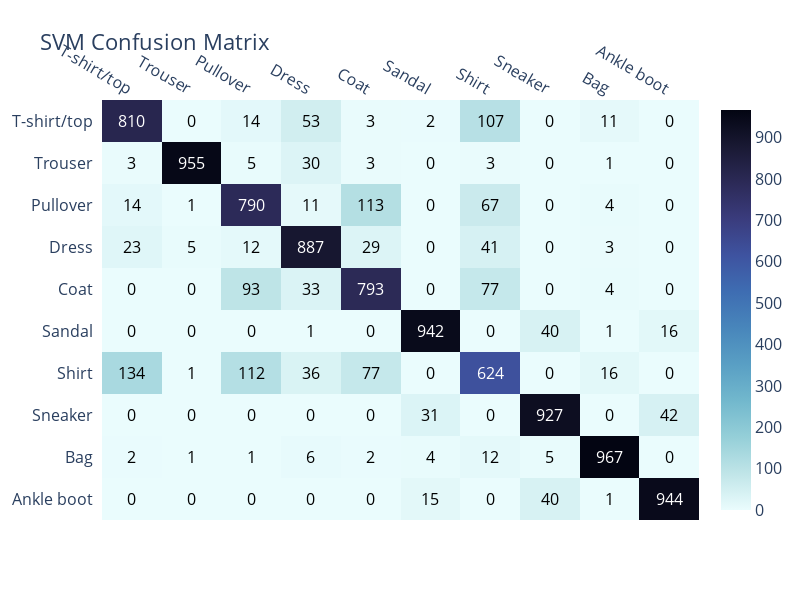

The notebook cell saved with this chart:
### Code cell
print("--- SVM Model Evaluation ---")
y_pred_svm = svm_model.predict(X_test_flat)

print("\nClassification Report (SVM):")
print(classification_report(y_test, y_pred_svm, target_names=CLASS_NAMES))

# Plot confusion matrix for SVM
cm_svm = confusion_matrix(y_test, y_pred_svm)
plot_confusion_matrix(cm_svm, class_names=CLASS_NAMES, title="SVM Confusion Matrix")

### Figure 1 — Plotly figure (JSON) as saved in the notebook; plotly's stock layout.template omitted (floating-point values rounded to 4 significant figures)
{"data": [{"colorscale": [[0, "rgb(3, 5, 18)"], [0.09091, "rgb(25, 25, 51)"], [0.1818, "rgb(44, 42, 87)"], [0.2727, "rgb(58, 60, 125)"], [0.3636, "rgb(62, 83, 160)"], [0.4545, "rgb(62, 109, 178)"], [0.5455, "rgb(72, 134, 187)"], [0.6364, "rgb(89, 159, 196)"], [0.7273, "rgb(114, 184, 205)"], [0.8182, "rgb(149, 207, 216)"], [0.9091, "rgb(192, 229, 232)"], [1, "rgb(234, 252, 253)"]], "reversescale": true, "showscale": true, "type": "heatmap", "x": ["T-shirt/top", "Trouser", "Pullover", "Dress", "Coat", "Sandal", "Shirt", "Sneaker", "Bag", "Ankle boot"], "y": ["Ankle boot", "Bag", "Sneaker", "Shirt", "Sandal", "Coat", "Dress", "Pullover", "Trouser", "T-shirt/top"], "z": [[0, 0, 0, 0, 0, 15, 0, 40, 1, 944], [2, 1, 1, 6, 2, 4, 12, 5, 967, 0], [0, 0, 0, 0, 0, 31, 0, 927, 0, 42], [134, 1, 112, 36, 77, 0, 624, 0, 16, 0], [0, 0, 0, 1, 0, 942, 0, 40, 1, 16], [0, 0, 93, 33, 793, 0, 77, 0, 4, 0], [23, 5, 12, 887, 29, 0, 41, 0, 3, 0], [14, 1, 790, 11, 113, 0, 67, 0, 4, 0], [3, 955, 5, 30, 3, 0, 3, 0, 1, 0], [810, 0, 14, 53, 3, 2, 107, 0, 11, 0]]}], "layout": {"annotations": [{"font": {"color": "#000000"}, "showarrow": false, "text": "0", "x": "T-shirt/top", "xref": "x", "y": "Ankle boot", "yref": "y"}, {"font": {"color": "#000000"}, "showarrow": false, "text": "0", "x": "Trouser", "xref": "x", "y": "Ankle boot", "yref": "y"}, {"font": {"color": "#000000"}, "showarrow": false, "text": "0", "x": "Pullover", "xref": "x", "y": "Ankle boot", "yref": "y"}, {"font": {"color": "#000000"}, "showarrow": false, "text": "0", "x": "Dress", "xref": "x", "y": "Ankle boot", "yref": "y"}, {"font": {"color": "#000000"}, "showarrow": false, "text": "0", "x": "Coat", "xref": "x", "y": "Ankle boot", "yref": "y"}, {"font": {"color": "#000000"}, "showarrow": false, "text": "15", "x": "Sandal", "xref": "x", "y": "Ankle boot", "yref": "y"}, {"font": {"color": "#000000"}, "showarrow": false, "text": "0", "x": "Shirt", "xref": "x", "y": "Ankle boot", "yref": "y"}, {"font": {"color": "#000000"}, "showarrow": false, "text": "40", "x": "Sneaker", "xref": "x", "y": "Ankle boot", "yref": "y"}, {"font": {"color": "#000000"}, "showarrow": false, "text": "1", "x": "Bag", "xref": "x", "y": "Ankle boot", "yref": "y"}, {"font": {"color": "#FFFFFF"}, "showarrow": false, "text": "944", "x": "Ankle boot", "xref": "x", "y": "Ankle boot", "yref": "y"}, {"font": {"color": "#000000"}, "showarrow": false, "text": "2", "x": "T-shirt/top", "xref": "x", "y": "Bag", "yref": "y"}, {"font": {"color": "#000000"}, "showarrow": false, "text": "1", "x": "Trouser", "xref": "x", "y": "Bag", "yref": "y"}, {"font": {"color": "#000000"}, "showarrow": false, "text": "1", "x": "Pullover", "xref": "x", "y": "Bag", "yref": "y"}, {"font": {"color": "#000000"}, "showarrow": false, "text": "6", "x": "Dress", "xref": "x", "y": "Bag", "yref": "y"}, {"font": {"color": "#000000"}, "showarrow": false, "text": "2", "x": "Coat", "xref": "x", "y": "Bag", "yref": "y"}, {"font": {"color": "#000000"}, "showarrow": false, "text": "4", "x": "Sandal", "xref": "x", "y": "Bag", "yref": "y"}, {"font": {"color": "#000000"}, "showarrow": false, "text": "12", "x": "Shirt", "xref": "x", "y": "Bag", "yref": "y"}, {"font": {"color": "#000000"}, "showarrow": false, "text": "5", "x": "Sneaker", "xref": "x", "y": "Bag", "yref": "y"}, {"font": {"color": "#FFFFFF"}, "showarrow": false, "text": "967", "x": "Bag", "xref": "x", "y": "Bag", "yref": "y"}, {"font": {"color": "#000000"}, "showarrow": false, "text": "0", "x": "Ankle boot", "xref": "x", "y": "Bag", "yref": "y"}, {"font": {"color": "#000000"}, "showarrow": false, "text": "0", "x": "T-shirt/top", "xref": "x", "y": "Sneaker", "yref": "y"}, {"font": {"color": "#000000"}, "showarrow": false, "text": "0", "x": "Trouser", "xref": "x", "y": "Sneaker", "yref": "y"}, {"font": {"color": "#000000"}, "showarrow": false, "text": "0", "x": "Pullover", "xref": "x", "y": "Sneaker", "yref": "y"}, {"font": {"color": "#000000"}, "showarrow": false, "text": "0", "x": "Dress", "xref": "x", "y": "Sneaker", "yref": "y"}, {"font": {"color": "#000000"}, "showarrow": false, "text": "0", "x": "Coat", "xref": "x", "y": "Sneaker", "yref": "y"}, {"font": {"color": "#000000"}, "showarrow": false, "text": "31", "x": "Sandal", "xref": "x", "y": "Sneaker", "yref": "y"}, {"font": {"color": "#000000"}, "showarrow": false, "text": "0", "x": "Shirt", "xref": "x", "y": "Sneaker", "yref": "y"}, {"font": {"color": "#FFFFFF"}, "showarrow": false, "text": "927", "x": "Sneaker", "xref": "x", "y": "Sneaker", "yref": "y"}, {"font": {"color": "#000000"}, "showarrow": false, "text": "0", "x": "Bag", "xref": "x", "y": "Sneaker", "yref": "y"}, {"font": {"color": "#000000"}, "showarrow": false, "text": "42", "x": "Ankle boot", "xref": "x", "y": "Sneaker", "yref": "y"}, {"font": {"color": "#000000"}, "showarrow": false, "text": "134", "x": "T-shirt/top", "xref": "x", "y": "Shirt", "yref": "y"}, {"font": {"color": "#000000"}, "showarrow": false, "text": "1", "x": "Trouser", "xref": "x", "y": "Shirt", "yref": "y"}, {"font": {"color": "#000000"}, "showarrow": false, "text": "112", "x": "Pullover", "xref": "x", "y": "Shirt", "yref": "y"}, {"font": {"color": "#000000"}, "showarrow": false, "text": "36", "x": "Dress", "xref": "x", "y": "Shirt", "yref": "y"}, {"font": {"color": "#000000"}, "showarrow": false, "text": "77", "x": "Coat", "xref": "x", "y": "Shirt", "yref": "y"}, {"font": {"color": "#000000"}, "showarrow": false, "text": "0", "x": "Sandal", "xref": "x", "y": "Shirt", "yref": "y"}, {"font": {"color": "#FFFFFF"}, "showarrow": false, "text": "624", "x": "Shirt", "xref": "x", "y": "Shirt", "yref": "y"}, {"font": {"color": "#000000"}, "showarrow": false, "text": "0", "x": "Sneaker", "xref": "x", "y": "Shirt", "yref": "y"}, {"font": {"color": "#000000"}, "showarrow": false, "text": "16", "x": "Bag", "xref": "x", "y": "Shirt", "yref": "y"}, {"font": {"color": "#000000"}, "showarrow": false, "text": "0", "x": "Ankle boot", "xref": "x", "y": "Shirt", "yref": "y"}, {"font": {"color": "#000000"}, "showarrow": false, "text": "0", "x": "T-shirt/top", "xref": "x", "y": "Sandal", "yref": "y"}, {"font": {"color": "#000000"}, "showarrow": false, "text": "0", "x": "Trouser", "xref": "x", "y": "Sandal", "yref": "y"}, {"font": {"color": "#000000"}, "showarrow": false, "text": "0", "x": "Pullover", "xref": "x", "y": "Sandal", "yref": "y"}, {"font": {"color": "#000000"}, "showarrow": false, "text": "1", "x": "Dress", "xref": "x", "y": "Sandal", "yref": "y"}, {"font": {"color": "#000000"}, "showarrow": false, "text": "0", "x": "Coat", "xref": "x", "y": "Sandal", "yref": "y"}, {"font": {"color": "#FFFFFF"}, "showarrow": false, "text": "942", "x": "Sandal", "xref": "x", "y": "Sandal", "yref": "y"}, {"font": {"color": "#000000"}, "showarrow": false, "text": "0", "x": "Shirt", "xref": "x", "y": "Sandal", "yref": "y"}, {"font": {"color": "#000000"}, "showarrow": false, "text": "40", "x": "Sneaker", "xref": "x", "y": "Sandal", "yref": "y"}, {"font": {"color": "#000000"}, "showarrow": false, "text": "1", "x": "Bag", "xref": "x", "y": "Sandal", "yref": "y"}, {"font": {"color": "#000000"}, "showarrow": false, "text": "16", "x": "Ankle boot", "xref": "x", "y": "Sandal", "yref": "y"}, {"font": {"color": "#000000"}, "showarrow": false, "text": "0", "x": "T-shirt/top", "xref": "x", "y": "Coat", "yref": "y"}, {"font": {"color": "#000000"}, "showarrow": false, "text": "0", "x": "Trouser", "xref": "x", "y": "Coat", "yref": "y"}, {"font": {"color": "#000000"}, "showarrow": false, "text": "93", "x": "Pullover", "xref": "x", "y": "Coat", "yref": "y"}, {"font": {"color": "#000000"}, "showarrow": false, "text": "33", "x": "Dress", "xref": "x", "y": "Coat", "yref": "y"}, {"font": {"color": "#FFFFFF"}, "showarrow": false, "text": "793", "x": "Coat", "xref": "x", "y": "Coat", "yref": "y"}, {"font": {"color": "#000000"}, "showarrow": false, "text": "0", "x": "Sandal", "xref": "x", "y": "Coat", "yref": "y"}, {"font": {"color": "#000000"}, "showarrow": false, "text": "77", "x": "Shirt", "xref": "x", "y": "Coat", "yref": "y"}, {"font": {"color": "#000000"}, "showarrow": false, "text": "0", "x": "Sneaker", "xref": "x", "y": "Coat", "yref": "y"}, {"font": {"color": "#000000"}, "showarrow": false, "text": "4", "x": "Bag", "xref": "x", "y": "Coat", "yref": "y"}, {"font": {"color": "#000000"}, "showarrow": false, "text": "0", "x": "Ankle boot", "xref": "x", "y": "Coat", "yref": "y"}, {"font": {"color": "#000000"}, "showarrow": false, "text": "23", "x": "T-shirt/top", "xref": "x", "y": "Dress", "yref": "y"}, {"font": {"color": "#000000"}, "showarrow": false, "text": "5", "x": "Trouser", "xref": "x", "y": "Dress", "yref": "y"}, {"font": {"color": "#000000"}, "showarrow": false, "text": "12", "x": "Pullover", "xref": "x", "y": "Dress", "yref": "y"}, {"font": {"color": "#FFFFFF"}, "showarrow": false, "text": "887", "x": "Dress", "xref": "x", "y": "Dress", "yref": "y"}, {"font": {"color": "#000000"}, "showarrow": false, "text": "29", "x": "Coat", "xref": "x", "y": "Dress", "yref": "y"}, {"font": {"color": "#000000"}, "showarrow": false, "text": "0", "x": "Sandal", "xref": "x", "y": "Dress", "yref": "y"}, {"font": {"color": "#000000"}, "showarrow": false, "text": "41", "x": "Shirt", "xref": "x", "y": "Dress", "yref": "y"}, {"font": {"color": "#000000"}, "showarrow": false, "text": "0", "x": "Sneaker", "xref": "x", "y": "Dress", "yref": "y"}, {"font": {"color": "#000000"}, "showarrow": false, "text": "3", "x": "Bag", "xref": "x", "y": "Dress", "yref": "y"}, {"font": {"color": "#000000"}, "showarrow": false, "text": "0", "x": "Ankle boot", "xref": "x", "y": "Dress", "yref": "y"}, {"font": {"color": "#000000"}, "showarrow": false, "text": "14", "x": "T-shirt/top", "xref": "x", "y": "Pullover", "yref": "y"}, {"font": {"color": "#000000"}, "showarrow": false, "text": "1", "x": "Trouser", "xref": "x", "y": "Pullover", "yref": "y"}, {"font": {"color": "#FFFFFF"}, "showarrow": false, "text": "790", "x": "Pullover", "xref": "x", "y": "Pullover", "yref": "y"}, {"font": {"color": "#000000"}, "showarrow": false, "text": "11", "x": "Dress", "xref": "x", "y": "Pullover", "yref": "y"}, {"font": {"color": "#000000"}, "showarrow": false, "text": "113", "x": "Coat", "xref": "x", "y": "Pullover", "yref": "y"}, {"font": {"color": "#000000"}, "showarrow": false, "text": "0", "x": "Sandal", "xref": "x", "y": "Pullover", "yref": "y"}, {"font": {"color": "#000000"}, "showarrow": false, "text": "67", "x": "Shirt", "xref": "x", "y": "Pullover", "yref": "y"}, {"font": {"color": "#000000"}, "showarrow": false, "text": "0", "x": "Sneaker", "xref": "x", "y": "Pullover", "yref": "y"}, {"font": {"color": "#000000"}, "showarrow": false, "text": "4", "x": "Bag", "xref": "x", "y": "Pullover", "yref": "y"}, {"font": {"color": "#000000"}, "showarrow": false, "text": "0", "x": "Ankle boot", "xref": "x", "y": "Pullover", "yref": "y"}, {"font": {"color": "#000000"}, "showarrow": false, "text": "3", "x": "T-shirt/top", "xref": "x", "y": "Trouser", "yref": "y"}, {"font": {"color": "#FFFFFF"}, "showarrow": false, "text": "955", "x": "Trouser", "xref": "x", "y": "Trouser", "yref": "y"}, {"font": {"color": "#000000"}, "showarrow": false, "text": "5", "x": "Pullover", "xref": "x", "y": "Trouser", "yref": "y"}, {"font": {"color": "#000000"}, "showarrow": false, "text": "30", "x": "Dress", "xref": "x", "y": "Trouser", "yref": "y"}, {"font": {"color": "#000000"}, "showarrow": false, "text": "3", "x": "Coat", "xref": "x", "y": "Trouser", "yref": "y"}, {"font": {"color": "#000000"}, "showarrow": false, "text": "0", "x": "Sandal", "xref": "x", "y": "Trouser", "yref": "y"}, {"font": {"color": "#000000"}, "showarrow": false, "text": "3", "x": "Shirt", "xref": "x", "y": "Trouser", "yref": "y"}, {"font": {"color": "#000000"}, "showarrow": false, "text": "0", "x": "Sneaker", "xref": "x", "y": "Trouser", "yref": "y"}, {"font": {"color": "#000000"}, "showarrow": false, "text": "1", "x": "Bag", "xref": "x", "y": "Trouser", "yref": "y"}, {"font": {"color": "#000000"}, "showarrow": false, "text": "0", "x": "Ankle boot", "xref": "x", "y": "Trouser", "yref": "y"}, {"font": {"color": "#FFFFFF"}, "showarrow": false, "text": "810", "x": "T-shirt/top", "xref": "x", "y": "T-shirt/top", "yref": "y"}, {"font": {"color": "#000000"}, "showarrow": false, "text": "0", "x": "Trouser", "xref": "x", "y": "T-shirt/top", "yref": "y"}, {"font": {"color": "#000000"}, "showarrow": false, "text": "14", "x": "Pullover", "xref": "x", "y": "T-shirt/top", "yref": "y"}, {"font": {"color": "#000000"}, "showarrow": false, "text": "53", "x": "Dress", "xref": "x", "y": "T-shirt/top", "yref": "y"}, {"font": {"color": "#000000"}, "showarrow": false, "text": "3", "x": "Coat", "xref": "x", "y": "T-shirt/top", "yref": "y"}, {"font": {"color": "#000000"}, "showarrow": false, "text": "2", "x": "Sandal", "xref": "x", "y": "T-shirt/top", "yref": "y"}, {"font": {"color": "#000000"}, "showarrow": false, "text": "107", "x": "Shirt", "xref": "x", "y": "T-shirt/top", "yref": "y"}, {"font": {"color": "#000000"}, "showarrow": false, "text": "0", "x": "Sneaker", "xref": "x", "y": "T-shirt/top", "yref": "y"}, {"font": {"color": "#000000"}, "showarrow": false, "text": "11", "x": "Bag", "xref": "x", "y": "T-shirt/top", "yref": "y"}, {"font": {"color": "#000000"}, "showarrow": false, "text": "0", "x": "Ankle boot", "xref": "x", "y": "T-shirt/top", "yref": "y"}], "font": {"size": 16}, "height": 600, "title": {"text": "SVM Confusion Matrix"}, "width": 800, "xaxis": {"dtick": 1, "gridcolor": "rgb(0, 0, 0)", "side": "top", "ticks": ""}, "yaxis": {"dtick": 1, "ticks": "", "ticksuffix": "  "}}}
